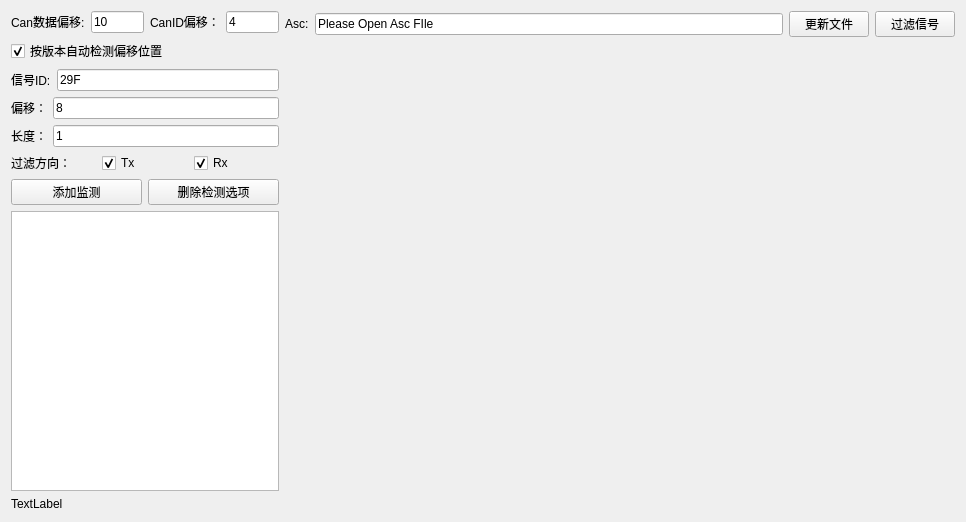
<?xml version="1.0" encoding="UTF-8"?>
<ui version="4.0">
 <class>AscAnalyseForm</class>
 <widget class="QWidget" name="AscAnalyseForm">
  <property name="enabled">
   <bool>true</bool>
  </property>
  <property name="geometry">
   <rect>
    <x>0</x>
    <y>0</y>
    <width>966</width>
    <height>522</height>
   </rect>
  </property>
  <property name="windowTitle">
   <string>Form</string>
  </property>
  <layout class="QGridLayout" name="gridLayout" columnstretch="2,5" rowminimumheight="0,0">
   <item row="0" column="0">
    <layout class="QVBoxLayout" name="verticalLayout_2" stretch="0,0,0,0,0,0,0,0">
     <item>
      <layout class="QHBoxLayout" name="horizontalLayout_11">
       <item>
        <widget class="QLabel" name="label_2">
         <property name="text">
          <string>Can数据偏移:</string>
         </property>
        </widget>
       </item>
       <item>
        <widget class="QLineEdit" name="lineEdit_signalDataOffset">
         <property name="text">
          <string>10</string>
         </property>
        </widget>
       </item>
       <item>
        <widget class="QLabel" name="label_8">
         <property name="text">
          <string>CanID偏移：</string>
         </property>
        </widget>
       </item>
       <item>
        <widget class="QLineEdit" name="lineEdit_signalIDOffset">
         <property name="text">
          <string>4</string>
         </property>
        </widget>
       </item>
      </layout>
     </item>
     <item>
      <layout class="QHBoxLayout" name="horizontalLayout_4">
       <item>
        <widget class="QCheckBox" name="checkBox_OffsetByVersion">
         <property name="text">
          <string>按版本自动检测偏移位置</string>
         </property>
         <property name="checked">
          <bool>true</bool>
         </property>
        </widget>
       </item>
      </layout>
     </item>
     <item>
      <layout class="QHBoxLayout" name="horizontalLayout_6">
       <item>
        <widget class="QLabel" name="label_5">
         <property name="text">
          <string>信号ID:</string>
         </property>
        </widget>
       </item>
       <item>
        <widget class="QLineEdit" name="lineEdit_signalID">
         <property name="text">
          <string>29F</string>
         </property>
        </widget>
       </item>
      </layout>
     </item>
     <item>
      <layout class="QHBoxLayout" name="horizontalLayout_7">
       <item>
        <widget class="QLabel" name="label_4">
         <property name="text">
          <string>偏移：</string>
         </property>
        </widget>
       </item>
       <item>
        <widget class="QLineEdit" name="lineEdit_signalOffset">
         <property name="text">
          <string>8</string>
         </property>
        </widget>
       </item>
      </layout>
     </item>
     <item>
      <layout class="QHBoxLayout" name="horizontalLayout_8">
       <item>
        <widget class="QLabel" name="label_6">
         <property name="text">
          <string>长度：</string>
         </property>
        </widget>
       </item>
       <item>
        <widget class="QLineEdit" name="lineEdit_signalLen">
         <property name="text">
          <string>1</string>
         </property>
        </widget>
       </item>
      </layout>
     </item>
     <item>
      <layout class="QHBoxLayout" name="horizontalLayout_2">
       <item>
        <widget class="QLabel" name="label_3">
         <property name="text">
          <string>过滤方向：</string>
         </property>
        </widget>
       </item>
       <item>
        <widget class="QCheckBox" name="checkBox_Tx">
         <property name="text">
          <string>Tx</string>
         </property>
         <property name="checked">
          <bool>true</bool>
         </property>
        </widget>
       </item>
       <item>
        <widget class="QCheckBox" name="checkBox_Rx">
         <property name="text">
          <string>Rx</string>
         </property>
         <property name="checked">
          <bool>true</bool>
         </property>
        </widget>
       </item>
      </layout>
     </item>
     <item>
      <layout class="QHBoxLayout" name="horizontalLayout_9">
       <item>
        <widget class="QPushButton" name="pushButton_AddSignal">
         <property name="text">
          <string>添加监测</string>
         </property>
        </widget>
       </item>
       <item>
        <widget class="QPushButton" name="pushButton_DelSignal">
         <property name="text">
          <string>删除检测选项</string>
         </property>
        </widget>
       </item>
      </layout>
     </item>
     <item>
      <layout class="QHBoxLayout" name="horizontalLayout_10">
       <item>
        <widget class="QTableView" name="tableView">
         <property name="enabled">
          <bool>true</bool>
         </property>
         <property name="midLineWidth">
          <number>1</number>
         </property>
        </widget>
       </item>
      </layout>
     </item>
    </layout>
   </item>
   <item row="0" column="1">
    <layout class="QHBoxLayout" name="horizontalLayout_1">
     <item>
      <layout class="QVBoxLayout" name="verticalLayout_4" stretch="0,1">
       <item>
        <layout class="QHBoxLayout" name="horizontalLayout">
         <item>
          <widget class="QLabel" name="label">
           <property name="text">
            <string>Asc:</string>
           </property>
          </widget>
         </item>
         <item>
          <widget class="QLineEdit" name="lineEdit">
           <property name="text">
            <string>Please Open Asc FIle</string>
           </property>
          </widget>
         </item>
         <item>
          <widget class="QPushButton" name="pushButton_UpdateFile">
           <property name="text">
            <string>更新文件</string>
           </property>
          </widget>
         </item>
         <item>
          <widget class="QPushButton" name="pushButton_UpdateSignal">
           <property name="text">
            <string>过滤信号</string>
           </property>
          </widget>
         </item>
        </layout>
       </item>
       <item>
        <layout class="QHBoxLayout" name="horizontalLayout_5">
         <item>
          <widget class="QCustomPlot" name="plot" native="true">
           <property name="enabled">
            <bool>true</bool>
           </property>
          </widget>
         </item>
        </layout>
       </item>
      </layout>
     </item>
    </layout>
   </item>
   <item row="1" column="0">
    <widget class="QLabel" name="statusBar">
     <property name="text">
      <string>TextLabel</string>
     </property>
    </widget>
   </item>
  </layout>
 </widget>
 <customwidgets>
  <customwidget>
   <class>QCustomPlot</class>
   <extends>QWidget</extends>
   <header>qcustomplot.h</header>
   <container>1</container>
  </customwidget>
 </customwidgets>
 <resources/>
 <connections>
  <connection>
   <sender>pushButton_UpdateFile</sender>
   <signal>clicked()</signal>
   <receiver>AscAnalyseForm</receiver>
   <slot>pushButton_UpdateFile_OnCliecked()</slot>
   <hints>
    <hint type="sourcelabel">
     <x>824</x>
     <y>26</y>
    </hint>
    <hint type="destinationlabel">
     <x>958</x>
     <y>72</y>
    </hint>
   </hints>
  </connection>
  <connection>
   <sender>pushButton_AddSignal</sender>
   <signal>clicked()</signal>
   <receiver>AscAnalyseForm</receiver>
   <slot>pushButton_AddSignal_OnCliecked()</slot>
   <hints>
    <hint type="sourcelabel">
     <x>106</x>
     <y>196</y>
    </hint>
    <hint type="destinationlabel">
     <x>4</x>
     <y>185</y>
    </hint>
   </hints>
  </connection>
  <connection>
   <sender>pushButton_DelSignal</sender>
   <signal>clicked()</signal>
   <receiver>AscAnalyseForm</receiver>
   <slot>pushButton_DelSignal_OnCliecked()</slot>
   <hints>
    <hint type="sourcelabel">
     <x>208</x>
     <y>191</y>
    </hint>
    <hint type="destinationlabel">
     <x>8</x>
     <y>249</y>
    </hint>
   </hints>
  </connection>
  <connection>
   <sender>pushButton_UpdateSignal</sender>
   <signal>clicked()</signal>
   <receiver>AscAnalyseForm</receiver>
   <slot>pushButton_UpdateSignal_OnCliecked()</slot>
   <hints>
    <hint type="sourcelabel">
     <x>898</x>
     <y>33</y>
    </hint>
    <hint type="destinationlabel">
     <x>960</x>
     <y>119</y>
    </hint>
   </hints>
  </connection>
 </connections>
 <slots>
  <slot>pushButton_UpdateFile_OnCliecked()</slot>
  <slot>pushButton_AddSignal_OnCliecked()</slot>
  <slot>pushButton_DelSignal_OnCliecked()</slot>
  <slot>pushButton_UpdateSignal_OnCliecked()</slot>
 </slots>
</ui>
